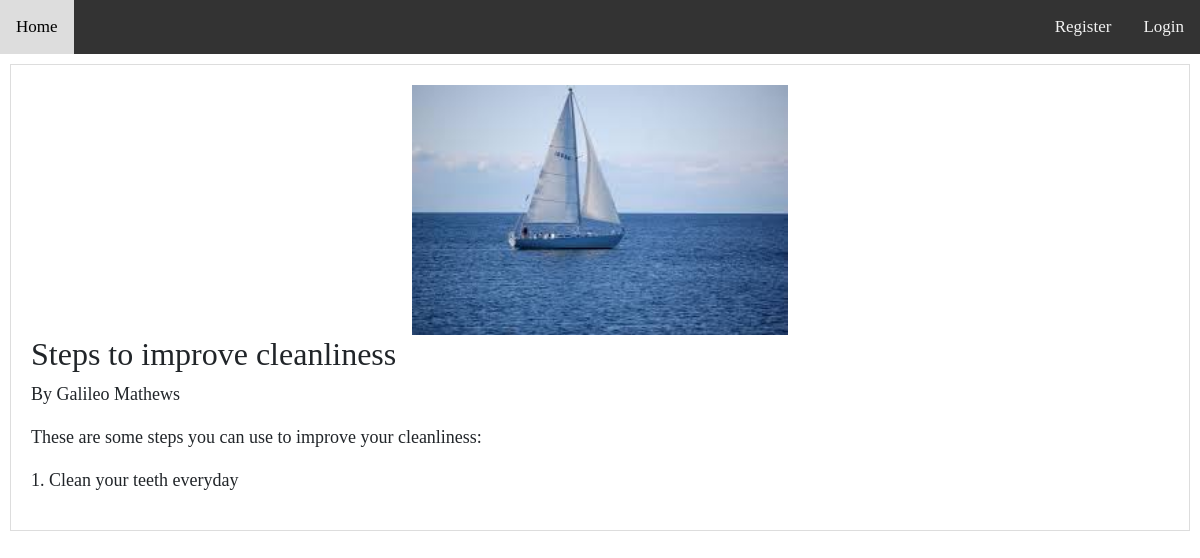
The app's page /article/4/ with its own data.
### recipeApp/models.py (models this page shows, shortened)
class Article(models.Model):
    author = models.CharField(max_length=255)
    topic = models.CharField(max_length=255)
    text = models.TextField()
    image = models.ImageField(upload_to='upload/', blank=True, null=True)

### recipeApp/views.py (the view)
# urls.py: path('article/<int:article_id>/', views.article, name='article'),
def article(request, article_id):
    article = Article.objects.get(id=article_id)
    paragraphs = article.text.split('\n')
    context = {'article': article, 'paragraphs': paragraphs}
    return render(request, 'recipeApp/article.html', context)

### recipeApp/templates/recipeApp/article.html (shortened to what this page needs)
{% extends 'recipeApp/base.html' %}
{% block content %}
<article>
    {% if article.image %}
        <img src="{{ article.image.url }}" alt="{{ article.topic }}" >
    {% endif %}
    <h2>{{ article.topic }}</h2>
    <p>By {{ article.author }}</p>
    {% for paragraph in paragraphs %}
            {% if paragraph %}
                <p>{{ paragraph }}</p>
            {% endif %}
    {% endfor %}
</article>
{% endblock content %}

### static/css/styles.css (style rules this page uses)
body, ul { margin: 0; padding: 0; }
* { box-sizing: border-box; }

### recipeApp/templates/recipeApp/article.html (style rules this page uses)
body { font-family: 'Times New Roman', Times, serif; font-size: 18px; }
article { border: 1px solid #ddd; padding: 20px; margin: 10px; }
article img { width: 100%; height: 250px; display: block; object-fit: contain; }

### records on screen
Article: image (picture), topic "Steps to improve cleanliness", author "Galileo Mathews"

### other values on screen
{{ paragraph }} "These are some steps you can use to improve your cleanliness:" "1. Clean your teeth everyday"
